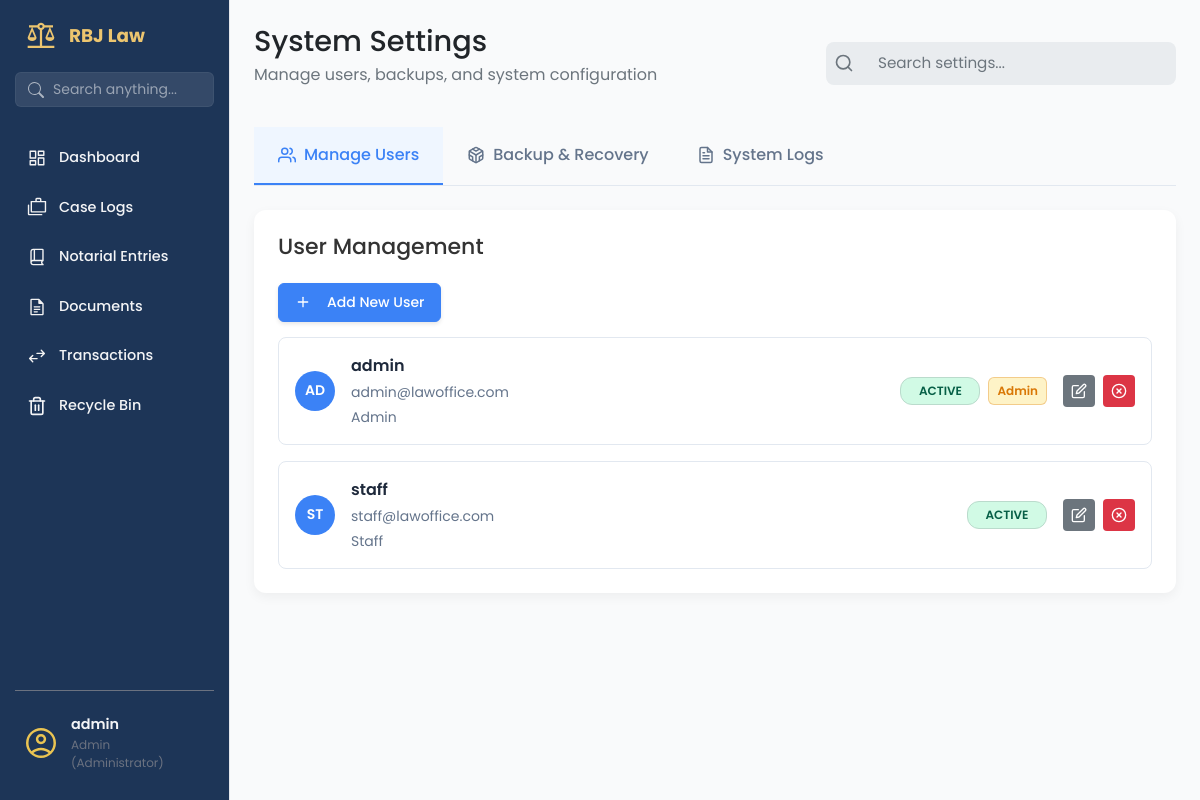
The app's page /settings (signed in) with its own data.
### app/models/user_model.py (models this page shows, shortened)
class User(UserMixin, db.Model):
    __tablename__ = 'users'
    id = db.Column(db.Integer, primary_key=True)
    username = db.Column(db.String(80), unique=True, nullable=False, index=True)
    email = db.Column(db.String(120), unique=True, nullable=False)
    password_hash = db.Column(db.String(128), nullable=False)
    contact_number = db.Column(db.String(20), nullable=True)
    role = db.Column(db.String(50), default='attorney', nullable=False)
    is_active = db.Column(db.Boolean, default=True, nullable=False)
    is_admin = db.Column(db.Boolean, default=False, nullable=False)
    created_at = db.Column(db.DateTime, default=datetime.utcnow)
    updated_at = db.Column(db.DateTime, default=datetime.utcnow, onupdate=datetime.utcnow)

### app/routes/settings_route.py (the view)
@settings_bp.route('')
@login_required
def settings_page():
    users = []
    if current_user.is_admin:
        users = get_all_users()
    system_logs = []
    if current_user.is_admin:
        system_logs = SystemLogService.get_recent_logs(limit=50)
    return render_template('settings_page.html',
                         users=users,
                         system_logs=system_logs)

### app/services/system_log_service.py (called while the page is built)
    @staticmethod
    def get_recent_logs(limit=50):
        return SystemLog.query.order_by(SystemLog.timestamp.desc()).limit(limit).all()

### app/services/user_service.py (called while the page is built)
def get_all_users():
    try:
        return User.query.all()
    except SQLAlchemyError as e:
        logging.error(f"Error fetching all users: {e}")
        return []

### app/templates/settings_page.html (shortened to what this page needs)
{% extends "base.html" %}
{% block content %}
<main class="dashboard-content">
    <header class="dashboard-header">
        <div>
            <h1>System Settings</h1>
            <p>Manage users, backups, and system configuration</p>
        </div>
        <div class="search-bar">
            <svg class="search-bar__icon" xmlns="http://www.w3.org/2000/svg" width="20" height="20"
                viewBox="0 0 24 24" fill="none" stroke="currentColor" stroke-width="2" stroke-linecap="round"
                stroke-linejoin="round">
                <circle cx="11" cy="11" r="8"></circle>
                <line x1="21" y1="21" x2="16.65" y2="16.65"></line>
            </svg>
            <input class="search-bar__input" type="text" placeholder="Search settings...">
        </div>
    </header>
    <nav class="settings-tabs">
        <div class="settings-tabs__container">
            <button class="settings-tab active" data-tab="users">
                Manage Users
            </button>
            <button class="settings-tab" data-tab="backup">
                Backup & Recovery
            </button>
            {% if current_user.is_admin %}
            <button class="settings-tab" data-tab="logs">
                System Logs
            </button>
            {% endif %}
        </div>
    </nav>
    <section class="settings-content">
        <div id="users-tab" class="settings-tab-content active">
            {% include "settings/users_tab.html" %}
        </div>
    </section>
</main>
{% endblock %}

### app/templates/base.html (shortened to what this page needs)
<!DOCTYPE html>
<html lang="en">
<head>
    <link rel="stylesheet" href="{{ url_for('static', filename='vendor/bootstrap/css/bootstrap.min.css') }}">
    <link rel="stylesheet" href="{{ url_for('static', filename='css/main.css') }}">
    <link rel="stylesheet" href="{{ url_for('static', filename='css/sidebar.css') }}">
</head>
<body>
    <aside class="sidebar">
        <div class="sidebar-header">
            <img src="{{ url_for('static', filename='img/scales-of-justice.svg') }}" alt="logo" class="logo-img">
            <h2>RBJ Law</h2>
        </div>
        <div class="sidebar-search">
            <form action="{{ url_for('search.search_page') }}" method="GET">
                <div class="input-group">
                    <span class="input-group-text bg-transparent border-0 pe-0">
                    </span>
                    <input type="text" name="q" class="form-control" placeholder="Search anything..."
                        aria-label="Search" value="{{ request.args.get('q', '') }}">
                </div>
            </form>
        </div>
        <ul class="sidebar-links">
            <li>
                <a href="{{ url_for('dashboard.dashboard_page') }}"
                    class="{{ 'active' if 'dashboard' in request.endpoint else '' }}">
                    <span class="icon-wrapper"><img src="{{ url_for('static', filename='img/dashboard.svg') }}"
                            alt=""></span>
                    Dashboard
                </a>
            </li>
            {% if current_user.is_authenticated and (current_user.is_admin or current_user.role == 'admin') %}
            <li>
                <a href="{{ url_for('case.list_cases') }}" class="{{ 'active' if 'case' in request.endpoint else '' }}">
                    <span class="icon-wrapper"><img src="{{ url_for('static', filename='img/cases.svg') }}"
                            alt=""></span>
                    Case Logs
                </a>
            </li>
            {% endif %}
            {% if current_user.is_authenticated and current_user.role in ['admin', 'staff'] %}
            <li>
                <a href="{{ url_for('notarial_entries.notarial_entries_page') }}"
                    class="{{ 'active' if 'notarial' in request.endpoint else '' }}">
                    <span class="icon-wrapper"><img src="{{ url_for('static', filename='img/book.svg') }}"
                            alt=""></span>
                    Notarial Entries
                </a>
            </li>
            {% endif %}
            {% if current_user.is_authenticated and current_user.role in ['admin', 'staff'] %}
            <li>
                <a href="{{ url_for('documents.documents_page') }}"
                    class="{{ 'active' if 'documents' in request.endpoint else '' }}">
                    <span class="icon-wrapper"><img src="{{ url_for('static', filename='img/documents.svg') }}"
                            alt=""></span>
                    Documents
                </a>
            </li>
            {% endif %}
            {% if current_user.is_authenticated and current_user.role in ['admin', 'staff'] %}
            <li>
                <a href="{{ url_for('transaction.transactions_page') }}"
                    class="{{ 'active' if 'transaction' in request.endpoint else '' }}">
                    <span class="icon-wrapper"><img src="{{ url_for('static', filename='img/transaction.svg') }}"
                            alt=""></span>
                    Transactions
                </a>
            </li>
            {% endif %}
            <li>
                <a href="{{ url_for('recycle.recycle_bin_page') }}"
                    class="{{ 'active' if 'recycle' in request.endpoint else '' }}">
                    <span class="icon-wrapper">
                    </span>
                    Recycle Bin
                </a>
            </li>
        </ul>
        <div class="sidebar-footer">
            <button class="avatar-btn" id="avatarBtn">
                <img src="{{ url_for('static', filename='img/avatar.svg') }}" alt="User Avatar">
                <div class="user-info">
                    <span class="user-name">
                        {{ current_user.username }}
                    </span>
                    <span class="user-role">
                        {{ current_user.role|title }}
                        {% if current_user.is_admin %} (Administrator){% endif %}
                    </span>
                </div>
            </button>
        </div>
    </aside>
    <div class="page-container">
        {% block content %}
        {% endblock %}
    </div>
</body>
</html>

### app/templates/settings/users_tab.html (shortened to what this page needs)
<div class="panel-card">
    <header class="panel-card__header">
        <h3 class="panel-card__title">User Management</h3>
        <button class="btn btn-primary" onclick="openCreateUserModal()">
            <svg class="btn-icon-left" xmlns="http://www.w3.org/2000/svg" width="16" height="16" viewBox="0 0 24 24"
                fill="none" stroke="currentColor" stroke-width="2" stroke-linecap="round" stroke-linejoin="round">
                <line x1="12" y1="5" x2="12" y2="19"></line>
                <line x1="5" y1="12" x2="19" y2="12"></line>
            </svg>
            Add New User
        </button>
    </header>
    <div class="panel-card__body">
        <div class="user-list">
            {% for user in users %}
            <div class="user-item" data-user-id="{{ user.id }}">
                <div class="user-item__info">
                    <div class="user-item__avatar">{{ user.username[:2].upper() }}</div>
                    <div>
                        <p class="user-item__name">{{ user.username }}</p>
                        <p class="user-item__email">{{ user.email }}</p>
                        <span class="user-item__role">{{ user.role|title }}</span>
                    </div>
                </div>
                <div class="user-item__status">
                    <span class="status-tag status-tag--{% if user.is_active %}active{% else %}inactive{% endif %}">
                        {% if user.is_active %}Active{% else %}Inactive{% endif %}
                    </span>
                    {% if user.is_admin %}
                    <span class="badge badge--admin">Admin</span>
                    {% endif %}
                </div>
                <div class="user-item__actions">
                    <button class="btn-action btn-action--secondary" title="Edit"
                        onclick="openEditUserModal('{{ user.id }}')">
                    </button>
                    {% if user.is_active %}
                    <button class="btn-action btn-action--danger" title="Deactivate"
                        onclick="deactivateUser('{{ user.id }}', '{{ user.username }}')">
                        <svg xmlns="http://www.w3.org/2000/svg" width="16" height="16" viewBox="0 0 24 24" fill="none"
                            stroke="currentColor" stroke-width="2" stroke-linecap="round" stroke-linejoin="round">
                            <circle cx="12" cy="12" r="10"></circle>
                            <line x1="15" y1="9" x2="9" y2="15"></line>
                            <line x1="9" y1="9" x2="15" y2="15"></line>
                        </svg>
                    </button>
                    {% endif %}
                </div>
            </div>
            {% endfor %}
        </div>
    </div>
</div>

### app/static/css/main.css (style rules this page uses)
.status-tag { display: inline-block; padding: 4px 10px; border-radius: 20px; font-size: 0.75rem; font-weight: 600; text-transform: uppercase; }
.status-tag--active { background-color: #d1e7dd; color: #0f5132; border: 1px solid #badbcc; }

### app/static/css/components/sidebar.css (style rules this page uses)
:root { --sidebar-width: 230px; --color-royal-blue: #1D3557; --color-gold: #ecc56f; --color-text-dark: #374151; --color-text-gray: #6b7280; --color-bg-white: #ffffff; --color-hover-gray: #f3f4f6; }
body { min-height: 100vh; background-color: #f9fafb; margin: 0; }
.sidebar { display: flex; position: fixed; flex-direction: column; top: 0; left: 0; height: 100%; width: var(--sidebar-width); background-color: var(--color-royal-blue); padding: 20px 15px; border-right: 1px solid #e5e7eb; z-index: 1000; }
.sidebar-header { display: flex; align-items: center; margin-bottom: 20px; padding: 0 10px; }
.sidebar-header img { width: 32px; height: auto; }
.sidebar-header h2 { font-size: 1.15rem; font-weight: 700; color: var(--color-gold); margin: 0 0 0 12px; }
.sidebar-links { list-style: none; padding: 0; margin: 0; display: flex; flex-direction: column; gap: 8px; }
.sidebar-links li { position: relative; }
.sidebar-links li a, .submenu-toggle { display: flex; align-items: center; gap: 12px; color: var(--color-hover-gray); font-weight: 500; padding: 10px 12px; border-radius: 8px; text-decoration: none; transition: all 0.2s ease; width: 100%; background: none; border: none; font-size: 0.9rem; }
.icon-wrapper { display: flex; align-items: center; justify-content: center; width: 20px; height: 20px; }
.sidebar-links li a img, .submenu-toggle img { width: 20px; height: 20px; transition: filter 0.2s; }
.sidebar-footer { margin-top: auto; position: relative; padding-top: 15px; border-top: 1px solid var(--color-text-gray) }
.avatar-btn { display: flex; align-items: center; gap: 12px; background: none; border: none; cursor: pointer; width: 100%; padding: 8px; border-radius: 8px; text-align: left; transition: all 0.2s ease; }
.avatar-btn img { width: 36px; height: 36px; border-radius: 50%; object-fit: cover; }
.user-info { display: flex; flex-direction: column; }
.user-name { font-size: 0.9rem; font-weight: 600; color: var(--color-hover-gray); transition: color 0.2s ease; }
.user-role { font-size: 0.75rem; color: var(--color-text-gray); transition: color 0.2s ease; }
.sidebar-search { margin-bottom: 30px; }
.sidebar-search input { background: transparent !important; border: none !important; color: #fff !important; font-size: 0.9rem; box-shadow: none !important; padding-left: 10px; width: 100%; }
.sidebar-search input::placeholder { color: rgba(255, 255, 255, 0.6); }
.page-container { margin-left: var(--sidebar-width); transition: margin-left 0.3s ease; }

### app/static/css/base/_variable.css (style rules this page uses)
:root { --color-bg-primary: #F4F4F4; --color-bg-secondary: #FFFFFF; --color-bg-search: #E9ECEF; --color-text-primary: #212529; --color-text-secondary: #6C757D; --color-text-white: #FFFFFF; --color-card-blue: #1D3557; --color-card-gold: #ecc56f; --color-card-green: #2A9D49; --shadow-light: 0 4px 12px rgba(0, 0, 0, 0.05); --border-radius-m: 12px; --border-radius-s: 8px; }

### app/static/css/components/_dashboard.css (style rules this page uses)
.page-container { min-height: 100vh; }
.dashboard-content { padding: 24px; }
.dashboard-header { display: flex; justify-content: space-between; align-items: center; margin-bottom: 24px; border-bottom: 1px solid var(--color-border-light); }
.dashboard-header h1 { margin: 0; font-size: 1.8rem; color: var(--color-text-primary); }
.dashboard-header p { margin-top: 4px; color: var(--color-text-secondary); }
.panel-card { background-color: var(--color-bg-secondary); padding: 24px; border-radius: var(--border-radius-m); box-shadow: var(--shadow-light); }
.panel-card__title { font-size: 22px; }
body { background-color: var(--color-bg-primary); font-family: -apple-system, BlinkMacSystemFont, "Segoe UI", Roboto, Helvetica, Arial, sans-serif; }

### app/static/css/components/_search-bar.css (style rules this page uses)
.search-bar { display: flex; align-items: center; background-color: var(--color-bg-search); border-radius: var(--border-radius-s); padding-inline: 8px; max-width: 500px; }
.search-bar__icon { color: var(--color-text-secondary); margin-right: 8px; flex-shrink: 0; }
.search-bar__input { width: 100%; border: none; outline: none; background-color: transparent; font-size: 1rem; color: var(--color-text-primary); }
.search-bar__input::placeholder { color: var(--color-text-secondary); }

### app/static/css/components/_status-tag.css (style rules this page uses)
.status-tag { font-size: 0.8rem; font-weight: 600; padding: 4px 10px; border-radius: 20px; text-align: center; flex-shrink: 0; min-width: 80px; }

### records on screen
User: username "admin", role "Admin", username "AD", email "admin@lawoffice.com", is_active "ACTIVE", is_admin "Admin"
User: username "ST", username "staff", email "staff@lawoffice.com", role "Staff", is_active "ACTIVE"
